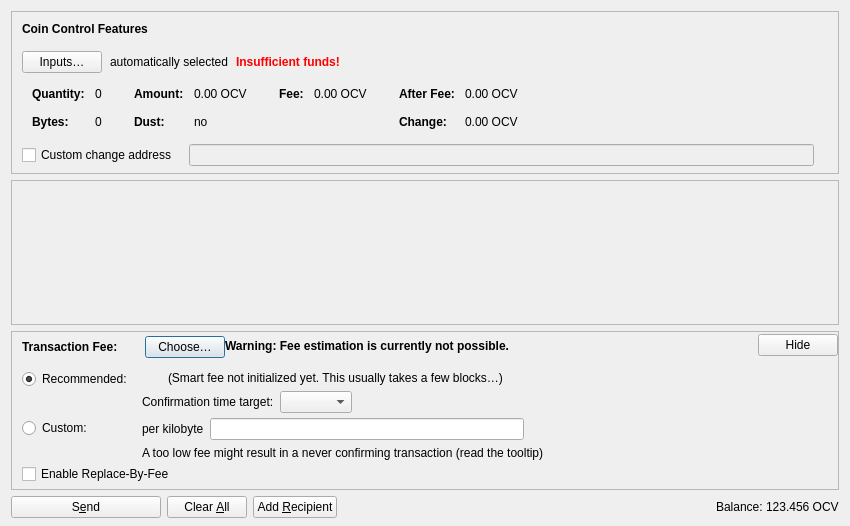
<?xml version="1.0" encoding="UTF-8"?>
<ui version="4.0">
 <class>SendCoinsDialog</class>
 <widget class="QDialog" name="SendCoinsDialog">
  <property name="geometry">
   <rect>
    <x>0</x>
    <y>0</y>
    <width>850</width>
    <height>526</height>
   </rect>
  </property>
  <property name="windowTitle">
   <string>Send Coins</string>
  </property>
  <layout class="QVBoxLayout" name="verticalLayout" stretch="0,1,0,0">
   <property name="bottomMargin">
    <number>8</number>
   </property>
   <item>
    <widget class="QFrame" name="frameCoinControl">
     <property name="sizePolicy">
      <sizepolicy hsizetype="Expanding" vsizetype="Expanding">
       <horstretch>0</horstretch>
       <verstretch>0</verstretch>
      </sizepolicy>
     </property>
     <property name="maximumSize">
      <size>
       <width>16777215</width>
       <height>16777215</height>
      </size>
     </property>
     <property name="frameShape">
      <enum>QFrame::StyledPanel</enum>
     </property>
     <property name="frameShadow">
      <enum>QFrame::Sunken</enum>
     </property>
     <layout class="QVBoxLayout" name="verticalLayoutCoinControl2">
      <property name="spacing">
       <number>0</number>
      </property>
      <property name="leftMargin">
       <number>0</number>
      </property>
      <property name="topMargin">
       <number>0</number>
      </property>
      <property name="rightMargin">
       <number>0</number>
      </property>
      <property name="bottomMargin">
       <number>6</number>
      </property>
      <item>
       <layout class="QVBoxLayout" name="verticalLayoutCoinControl" stretch="0,0,0,0,1">
        <property name="spacing">
         <number>0</number>
        </property>
        <property name="leftMargin">
         <number>10</number>
        </property>
        <property name="topMargin">
         <number>10</number>
        </property>
        <item>
         <layout class="QHBoxLayout" name="horizontalLayoutCoinControl1">
          <property name="bottomMargin">
           <number>15</number>
          </property>
          <item>
           <widget class="QLabel" name="labelCoinControlFeatures">
            <property name="sizePolicy">
             <sizepolicy hsizetype="Preferred" vsizetype="Maximum">
              <horstretch>0</horstretch>
              <verstretch>0</verstretch>
             </sizepolicy>
            </property>
            <property name="font">
             <font>
              <weight>75</weight>
              <bold>true</bold>
             </font>
            </property>
            <property name="styleSheet">
             <string notr="true">font-weight:bold;</string>
            </property>
            <property name="text">
             <string>Coin Control Features</string>
            </property>
           </widget>
          </item>
         </layout>
        </item>
        <item>
         <layout class="QHBoxLayout" name="horizontalLayoutCoinControl2" stretch="0,0,0,0">
          <property name="spacing">
           <number>8</number>
          </property>
          <property name="bottomMargin">
           <number>10</number>
          </property>
          <item>
           <widget class="QPushButton" name="pushButtonCoinControl">
            <property name="styleSheet">
             <string notr="true"/>
            </property>
            <property name="text">
             <string>Inputs…</string>
            </property>
            <property name="autoDefault">
             <bool>false</bool>
            </property>
           </widget>
          </item>
          <item>
           <widget class="QLabel" name="labelCoinControlAutomaticallySelected">
            <property name="text">
             <string>automatically selected</string>
            </property>
            <property name="margin">
             <number>5</number>
            </property>
           </widget>
          </item>
          <item>
           <widget class="QLabel" name="labelCoinControlInsuffFunds">
            <property name="font">
             <font>
              <weight>75</weight>
              <bold>true</bold>
             </font>
            </property>
            <property name="styleSheet">
             <string notr="true">color:red;font-weight:bold;</string>
            </property>
            <property name="text">
             <string>Insufficient funds!</string>
            </property>
            <property name="margin">
             <number>5</number>
            </property>
           </widget>
          </item>
          <item>
           <spacer name="horizontalSpacerCoinControl">
            <property name="orientation">
             <enum>Qt::Horizontal</enum>
            </property>
            <property name="sizeHint" stdset="0">
             <size>
              <width>40</width>
              <height>1</height>
             </size>
            </property>
           </spacer>
          </item>
         </layout>
        </item>
        <item>
         <widget class="QWidget" name="widgetCoinControl" native="true">
          <property name="sizePolicy">
           <sizepolicy hsizetype="Preferred" vsizetype="Preferred">
            <horstretch>0</horstretch>
            <verstretch>0</verstretch>
           </sizepolicy>
          </property>
          <property name="minimumSize">
           <size>
            <width>0</width>
            <height>0</height>
           </size>
          </property>
          <property name="styleSheet">
           <string notr="true"/>
          </property>
          <layout class="QHBoxLayout" name="horizontalLayoutCoinControl5">
           <property name="leftMargin">
            <number>0</number>
           </property>
           <property name="topMargin">
            <number>0</number>
           </property>
           <property name="rightMargin">
            <number>0</number>
           </property>
           <property name="bottomMargin">
            <number>0</number>
           </property>
           <item>
            <layout class="QHBoxLayout" name="horizontalLayoutCoinControl3" stretch="0,0,0,1">
             <property name="spacing">
              <number>20</number>
             </property>
             <property name="topMargin">
              <number>0</number>
             </property>
             <property name="bottomMargin">
              <number>10</number>
             </property>
             <item>
              <layout class="QFormLayout" name="formLayoutCoinControl1">
               <property name="horizontalSpacing">
                <number>10</number>
               </property>
               <property name="verticalSpacing">
                <number>14</number>
               </property>
               <property name="leftMargin">
                <number>10</number>
               </property>
               <property name="topMargin">
                <number>4</number>
               </property>
               <property name="rightMargin">
                <number>6</number>
               </property>
               <item row="0" column="0">
                <widget class="QLabel" name="labelCoinControlQuantityText">
                 <property name="font">
                  <font>
                   <weight>75</weight>
                   <bold>true</bold>
                  </font>
                 </property>
                 <property name="text">
                  <string>Quantity:</string>
                 </property>
                 <property name="margin">
                  <number>0</number>
                 </property>
                </widget>
               </item>
               <item row="0" column="1">
                <widget class="QLabel" name="labelCoinControlQuantity">
                 <property name="cursor">
                  <cursorShape>IBeamCursor</cursorShape>
                 </property>
                 <property name="contextMenuPolicy">
                  <enum>Qt::ActionsContextMenu</enum>
                 </property>
                 <property name="text">
                  <string notr="true">0</string>
                 </property>
                 <property name="margin">
                  <number>0</number>
                 </property>
                 <property name="textInteractionFlags">
                  <set>Qt::LinksAccessibleByMouse|Qt::TextSelectableByKeyboard|Qt::TextSelectableByMouse</set>
                 </property>
                </widget>
               </item>
               <item row="1" column="0">
                <widget class="QLabel" name="labelCoinControlBytesText">
                 <property name="font">
                  <font>
                   <weight>75</weight>
                   <bold>true</bold>
                  </font>
                 </property>
                 <property name="text">
                  <string>Bytes:</string>
                 </property>
                </widget>
               </item>
               <item row="1" column="1">
                <widget class="QLabel" name="labelCoinControlBytes">
                 <property name="cursor">
                  <cursorShape>IBeamCursor</cursorShape>
                 </property>
                 <property name="contextMenuPolicy">
                  <enum>Qt::ActionsContextMenu</enum>
                 </property>
                 <property name="text">
                  <string notr="true">0</string>
                 </property>
                 <property name="textInteractionFlags">
                  <set>Qt::LinksAccessibleByMouse|Qt::TextSelectableByKeyboard|Qt::TextSelectableByMouse</set>
                 </property>
                </widget>
               </item>
              </layout>
             </item>
             <item>
              <layout class="QFormLayout" name="formLayoutCoinControl2">
               <property name="horizontalSpacing">
                <number>10</number>
               </property>
               <property name="verticalSpacing">
                <number>14</number>
               </property>
               <property name="leftMargin">
                <number>6</number>
               </property>
               <property name="topMargin">
                <number>4</number>
               </property>
               <property name="rightMargin">
                <number>6</number>
               </property>
               <item row="0" column="0">
                <widget class="QLabel" name="labelCoinControlAmountText">
                 <property name="font">
                  <font>
                   <weight>75</weight>
                   <bold>true</bold>
                  </font>
                 </property>
                 <property name="text">
                  <string>Amount:</string>
                 </property>
                 <property name="margin">
                  <number>0</number>
                 </property>
                </widget>
               </item>
               <item row="0" column="1">
                <widget class="QLabel" name="labelCoinControlAmount">
                 <property name="cursor">
                  <cursorShape>IBeamCursor</cursorShape>
                 </property>
                 <property name="contextMenuPolicy">
                  <enum>Qt::ActionsContextMenu</enum>
                 </property>
                 <property name="text">
                  <string notr="true">0.00 OCV</string>
                 </property>
                 <property name="textInteractionFlags">
                  <set>Qt::LinksAccessibleByMouse|Qt::TextSelectableByKeyboard|Qt::TextSelectableByMouse</set>
                 </property>
                </widget>
               </item>
               <item row="1" column="0">
                <widget class="QLabel" name="labelCoinControlLowOutputText">
                 <property name="font">
                  <font>
                   <weight>75</weight>
                   <bold>true</bold>
                  </font>
                 </property>
                 <property name="text">
                  <string>Dust:</string>
                 </property>
                </widget>
               </item>
               <item row="1" column="1">
                <widget class="QLabel" name="labelCoinControlLowOutput">
                 <property name="cursor">
                  <cursorShape>IBeamCursor</cursorShape>
                 </property>
                 <property name="contextMenuPolicy">
                  <enum>Qt::ActionsContextMenu</enum>
                 </property>
                 <property name="text">
                  <string notr="true">no</string>
                 </property>
                 <property name="textInteractionFlags">
                  <set>Qt::LinksAccessibleByMouse|Qt::TextSelectableByKeyboard|Qt::TextSelectableByMouse</set>
                 </property>
                </widget>
               </item>
              </layout>
             </item>
             <item>
              <layout class="QFormLayout" name="formLayoutCoinControl3">
               <property name="horizontalSpacing">
                <number>10</number>
               </property>
               <property name="verticalSpacing">
                <number>14</number>
               </property>
               <property name="leftMargin">
                <number>6</number>
               </property>
               <property name="topMargin">
                <number>4</number>
               </property>
               <property name="rightMargin">
                <number>6</number>
               </property>
               <item row="0" column="0">
                <widget class="QLabel" name="labelCoinControlFeeText">
                 <property name="font">
                  <font>
                   <weight>75</weight>
                   <bold>true</bold>
                  </font>
                 </property>
                 <property name="text">
                  <string>Fee:</string>
                 </property>
                 <property name="margin">
                  <number>0</number>
                 </property>
                </widget>
               </item>
               <item row="0" column="1">
                <widget class="QLabel" name="labelCoinControlFee">
                 <property name="cursor">
                  <cursorShape>IBeamCursor</cursorShape>
                 </property>
                 <property name="contextMenuPolicy">
                  <enum>Qt::ActionsContextMenu</enum>
                 </property>
                 <property name="text">
                  <string notr="true">0.00 OCV</string>
                 </property>
                 <property name="textInteractionFlags">
                  <set>Qt::LinksAccessibleByMouse|Qt::TextSelectableByKeyboard|Qt::TextSelectableByMouse</set>
                 </property>
                </widget>
               </item>
              </layout>
             </item>
             <item>
              <layout class="QFormLayout" name="formLayoutCoinControl4">
               <property name="horizontalSpacing">
                <number>10</number>
               </property>
               <property name="verticalSpacing">
                <number>14</number>
               </property>
               <property name="leftMargin">
                <number>6</number>
               </property>
               <property name="topMargin">
                <number>4</number>
               </property>
               <property name="rightMargin">
                <number>6</number>
               </property>
               <item row="0" column="0">
                <widget class="QLabel" name="labelCoinControlAfterFeeText">
                 <property name="font">
                  <font>
                   <weight>75</weight>
                   <bold>true</bold>
                  </font>
                 </property>
                 <property name="text">
                  <string>After Fee:</string>
                 </property>
                 <property name="margin">
                  <number>0</number>
                 </property>
                </widget>
               </item>
               <item row="0" column="1">
                <widget class="QLabel" name="labelCoinControlAfterFee">
                 <property name="cursor">
                  <cursorShape>IBeamCursor</cursorShape>
                 </property>
                 <property name="contextMenuPolicy">
                  <enum>Qt::ActionsContextMenu</enum>
                 </property>
                 <property name="text">
                  <string notr="true">0.00 OCV</string>
                 </property>
                 <property name="textInteractionFlags">
                  <set>Qt::LinksAccessibleByMouse|Qt::TextSelectableByKeyboard|Qt::TextSelectableByMouse</set>
                 </property>
                </widget>
               </item>
               <item row="1" column="0">
                <widget class="QLabel" name="labelCoinControlChangeText">
                 <property name="font">
                  <font>
                   <weight>75</weight>
                   <bold>true</bold>
                  </font>
                 </property>
                 <property name="text">
                  <string>Change:</string>
                 </property>
                </widget>
               </item>
               <item row="1" column="1">
                <widget class="QLabel" name="labelCoinControlChange">
                 <property name="cursor">
                  <cursorShape>IBeamCursor</cursorShape>
                 </property>
                 <property name="contextMenuPolicy">
                  <enum>Qt::ActionsContextMenu</enum>
                 </property>
                 <property name="text">
                  <string notr="true">0.00 OCV</string>
                 </property>
                 <property name="textInteractionFlags">
                  <set>Qt::LinksAccessibleByMouse|Qt::TextSelectableByKeyboard|Qt::TextSelectableByMouse</set>
                 </property>
                </widget>
               </item>
              </layout>
             </item>
            </layout>
           </item>
          </layout>
         </widget>
        </item>
        <item>
         <layout class="QHBoxLayout" name="horizontalLayoutCoinControl4" stretch="0,0,0">
          <property name="spacing">
           <number>12</number>
          </property>
          <property name="sizeConstraint">
           <enum>QLayout::SetDefaultConstraint</enum>
          </property>
          <property name="topMargin">
           <number>5</number>
          </property>
          <property name="rightMargin">
           <number>5</number>
          </property>
          <item>
           <widget class="QCheckBox" name="checkBoxCoinControlChange">
            <property name="toolTip">
             <string>If this is activated, but the change address is empty or invalid, change will be sent to a newly generated address.</string>
            </property>
            <property name="text">
             <string>Custom change address</string>
            </property>
           </widget>
          </item>
          <item>
           <widget class="QValidatedLineEdit" name="lineEditCoinControlChange">
            <property name="enabled">
             <bool>false</bool>
            </property>
            <property name="sizePolicy">
             <sizepolicy hsizetype="Expanding" vsizetype="Fixed">
              <horstretch>0</horstretch>
              <verstretch>0</verstretch>
             </sizepolicy>
            </property>
           </widget>
          </item>
          <item>
           <widget class="QLabel" name="labelCoinControlChangeLabel">
            <property name="sizePolicy">
             <sizepolicy hsizetype="Preferred" vsizetype="Expanding">
              <horstretch>0</horstretch>
              <verstretch>0</verstretch>
             </sizepolicy>
            </property>
            <property name="minimumSize">
             <size>
              <width>0</width>
              <height>0</height>
             </size>
            </property>
            <property name="text">
             <string/>
            </property>
            <property name="margin">
             <number>3</number>
            </property>
           </widget>
          </item>
         </layout>
        </item>
        <item>
         <spacer name="verticalSpacerCoinControl">
          <property name="orientation">
           <enum>Qt::Vertical</enum>
          </property>
          <property name="sizeHint" stdset="0">
           <size>
            <width>800</width>
            <height>1</height>
           </size>
          </property>
         </spacer>
        </item>
       </layout>
      </item>
     </layout>
    </widget>
   </item>
   <item>
    <widget class="QScrollArea" name="scrollArea">
     <property name="widgetResizable">
      <bool>true</bool>
     </property>
     <widget class="QWidget" name="scrollAreaWidgetContents">
      <property name="geometry">
       <rect>
        <x>0</x>
        <y>0</y>
        <width>830</width>
        <height>104</height>
       </rect>
      </property>
      <layout class="QVBoxLayout" name="verticalLayout_2" stretch="0,1">
       <property name="leftMargin">
        <number>0</number>
       </property>
       <property name="topMargin">
        <number>0</number>
       </property>
       <property name="rightMargin">
        <number>0</number>
       </property>
       <property name="bottomMargin">
        <number>0</number>
       </property>
       <item>
        <layout class="QVBoxLayout" name="entries">
         <property name="spacing">
          <number>6</number>
         </property>
        </layout>
       </item>
       <item>
        <spacer name="verticalSpacer">
         <property name="orientation">
          <enum>Qt::Vertical</enum>
         </property>
         <property name="sizeHint" stdset="0">
          <size>
           <width>20</width>
           <height>40</height>
          </size>
         </property>
        </spacer>
       </item>
      </layout>
     </widget>
    </widget>
   </item>
   <item>
    <widget class="QFrame" name="frameFee">
     <property name="sizePolicy">
      <sizepolicy hsizetype="Expanding" vsizetype="Expanding">
       <horstretch>0</horstretch>
       <verstretch>0</verstretch>
      </sizepolicy>
     </property>
     <property name="maximumSize">
      <size>
       <width>16777215</width>
       <height>16777215</height>
      </size>
     </property>
     <property name="frameShape">
      <enum>QFrame::StyledPanel</enum>
     </property>
     <property name="frameShadow">
      <enum>QFrame::Sunken</enum>
     </property>
     <layout class="QVBoxLayout" name="verticalLayoutFee1">
      <property name="spacing">
       <number>0</number>
      </property>
      <property name="leftMargin">
       <number>0</number>
      </property>
      <property name="topMargin">
       <number>0</number>
      </property>
      <property name="rightMargin">
       <number>0</number>
      </property>
      <property name="bottomMargin">
       <number>0</number>
      </property>
      <item>
       <layout class="QVBoxLayout" name="verticalLayoutFee2" stretch="0,0,0">
        <property name="spacing">
         <number>0</number>
        </property>
        <property name="leftMargin">
         <number>10</number>
        </property>
        <property name="topMargin">
         <number>0</number>
        </property>
        <item>
         <layout class="QHBoxLayout" name="horizontalLayoutFee1">
          <property name="bottomMargin">
           <number>0</number>
          </property>
          <item>
           <layout class="QVBoxLayout" name="verticalLayoutFee7">
            <property name="spacing">
             <number>0</number>
            </property>
            <item>
             <spacer name="verticalSpacerSmartFee">
              <property name="orientation">
               <enum>Qt::Vertical</enum>
              </property>
              <property name="sizeType">
               <enum>QSizePolicy::Fixed</enum>
              </property>
              <property name="sizeHint" stdset="0">
               <size>
                <width>1</width>
                <height>4</height>
               </size>
              </property>
             </spacer>
            </item>
            <item>
             <layout class="QHBoxLayout" name="horizontalLayoutSmartFee">
              <property name="spacing">
               <number>10</number>
              </property>
              <item>
               <widget class="QLabel" name="labelFeeHeadline">
                <property name="sizePolicy">
                 <sizepolicy hsizetype="Preferred" vsizetype="Maximum">
                  <horstretch>0</horstretch>
                  <verstretch>0</verstretch>
                 </sizepolicy>
                </property>
                <property name="font">
                 <font>
                  <weight>75</weight>
                  <bold>true</bold>
                 </font>
                </property>
                <property name="styleSheet">
                 <string notr="true">font-weight:bold;</string>
                </property>
                <property name="text">
                 <string>Transaction Fee:</string>
                </property>
               </widget>
              </item>
              <item>
               <widget class="QLabel" name="labelFeeMinimized">
                <property name="text">
                 <string/>
                </property>
               </widget>
              </item>
              <item>
               <widget class="QPushButton" name="buttonChooseFee">
                <property name="text">
                 <string>Choose…</string>
                </property>
               </widget>
              </item>
             </layout>
            </item>
            <item>
             <spacer name="verticalSpacer_5">
              <property name="orientation">
               <enum>Qt::Vertical</enum>
              </property>
              <property name="sizeHint" stdset="0">
               <size>
                <width>1</width>
                <height>1</height>
               </size>
              </property>
             </spacer>
            </item>
           </layout>
          </item>
          <item>
           <widget class="QLabel" name="fallbackFeeWarningLabel">
            <property name="toolTip">
             <string>Using the fallbackfee can result in sending a transaction that will take several hours or days (or never) to confirm. Consider choosing your fee manually or wait until you have validated the complete chain.</string>
            </property>
            <property name="font">
            <font>
                <weight>75</weight>
                <bold>true</bold>
            </font>
            </property>
            <property name="text">
             <string>Warning: Fee estimation is currently not possible.</string>
            </property>
            <property name="wordWrap">
             <bool>false</bool>
            </property>
           </widget>
          </item>
          <item>
           <spacer name="horizontalSpacer_4">
            <property name="orientation">
             <enum>Qt::Horizontal</enum>
            </property>
            <property name="sizeType">
             <enum>QSizePolicy::MinimumExpanding</enum>
            </property>
            <property name="sizeHint" stdset="0">
             <size>
              <width>40</width>
              <height>20</height>
             </size>
            </property>
           </spacer>
          </item>
          <item>
           <widget class="QPushButton" name="buttonMinimizeFee">
            <property name="toolTip">
             <string>Hide transaction fee settings</string>
            </property>
            <property name="text">
             <string>Hide</string>
            </property>
           </widget>
          </item>
         </layout>
        </item>
        <item>
         <widget class="QFrame" name="frameFeeSelection">
          <layout class="QVBoxLayout" name="verticalLayoutFee12">
           <property name="spacing">
            <number>0</number>
           </property>
           <property name="leftMargin">
            <number>0</number>
           </property>
           <property name="topMargin">
            <number>0</number>
           </property>
           <property name="rightMargin">
            <number>0</number>
           </property>
           <property name="bottomMargin">
            <number>0</number>
           </property>
           <item>
            <layout class="QGridLayout" name="gridLayoutFee">
             <property name="topMargin">
              <number>10</number>
             </property>
             <property name="bottomMargin">
              <number>4</number>
             </property>
             <property name="horizontalSpacing">
              <number>10</number>
             </property>
             <property name="verticalSpacing">
              <number>4</number>
             </property>
             <item row="1" column="1">
              <layout class="QVBoxLayout" name="verticalLayoutFee8">
               <property name="spacing">
                <number>6</number>
               </property>
               <item>
                <layout class="QHBoxLayout" name="horizontalLayoutFee13">
                 <item>
                  <widget class="QLabel" name="labelCustomPerKilobyte">
                   <property name="toolTip">
                    <string>Specify a custom fee per kB (1,000 bytes) of the transaction's virtual size.

Note:  Since the fee is calculated on a per-byte basis, a fee rate of "100 satoshis per kvB" for a transaction size of 500 virtual bytes (half of 1 kvB) would ultimately yield a fee of only 50 satoshis.</string>
                   </property>
                   <property name="text">
                    <string>per kilobyte</string>
                   </property>
                  </widget>
                 </item>
                 <item>
                  <widget class="OcvcoinAmountField" name="customFee"/>
                 </item>
                 <item>
                  <spacer name="horizontalSpacer_6">
                   <property name="orientation">
                    <enum>Qt::Horizontal</enum>
                   </property>
                   <property name="sizeHint" stdset="0">
                    <size>
                     <width>1</width>
                     <height>1</height>
                    </size>
                   </property>
                  </spacer>
                 </item>
                </layout>
               </item>
               <item>
                <layout class="QHBoxLayout" name="horizontalLayoutFee8">
                 <item>
                  <widget class="QLabel" name="labelCustomFeeWarning">
                   <property name="enabled">
                    <bool>true</bool>
                   </property>
                   <property name="toolTip">
                    <string>When there is less transaction volume than space in the blocks, miners as well as relaying nodes may enforce a minimum fee. Paying only this minimum fee is just fine, but be aware that this can result in a never confirming transaction once there is more demand for ocvcoin transactions than the network can process.</string>
                   </property>
                   <property name="text">
                    <string>A too low fee might result in a never confirming transaction (read the tooltip)</string>
                   </property>
                  </widget>
                 </item>
                 <item>
                  <spacer name="horizontalSpacer_2">
                   <property name="orientation">
                    <enum>Qt::Horizontal</enum>
                   </property>
                   <property name="sizeHint" stdset="0">
                    <size>
                     <width>1</width>
                     <height>1</height>
                    </size>
                   </property>
                  </spacer>
                 </item>
                </layout>
               </item>
              </layout>
             </item>
             <item row="0" column="0">
              <layout class="QVBoxLayout" name="verticalLayoutFee4" stretch="0,1">
               <item>
                <widget class="QRadioButton" name="radioSmartFee">
                 <property name="text">
                  <string>Recommended:</string>
                 </property>
                 <property name="checked">
                  <bool>true</bool>
                 </property>
                 <attribute name="buttonGroup">
                  <string notr="true">groupFee</string>
                 </attribute>
                </widget>
               </item>
               <item>
                <spacer name="verticalSpacer_2">
                 <property name="orientation">
                  <enum>Qt::Vertical</enum>
                 </property>
                 <property name="sizeHint" stdset="0">
                  <size>
                   <width>1</width>
                   <height>1</height>
                  </size>
                 </property>
                </spacer>
               </item>
              </layout>
             </item>
             <item row="1" column="0">
              <layout class="QVBoxLayout" name="verticalLayoutFee9" stretch="0,1">
               <item>
                <widget class="QRadioButton" name="radioCustomFee">
                 <property name="text">
                  <string>Custom:</string>
                 </property>
                 <attribute name="buttonGroup">
                  <string notr="true">groupFee</string>
                 </attribute>
                </widget>
               </item>
               <item>
                <spacer name="verticalSpacer_6">
                 <property name="orientation">
                  <enum>Qt::Vertical</enum>
                 </property>
                 <property name="sizeHint" stdset="0">
                  <size>
                   <width>1</width>
                   <height>1</height>
                  </size>
                 </property>
                </spacer>
               </item>
              </layout>
             </item>
             <item row="0" column="1">
              <layout class="QVBoxLayout" name="verticalLayoutFee3" stretch="0,0,1">
               <property name="spacing">
                <number>6</number>
               </property>
               <property name="topMargin">
                <number>2</number>
               </property>
               <item>
                <layout class="QHBoxLayout" name="horizontalLayoutFee12">
                 <item>
                  <widget class="QLabel" name="labelSmartFee">
                   <property name="text">
                    <string/>
                   </property>
                  </widget>
                 </item>
                 <item>
                  <widget class="QLabel" name="labelFeeEstimation">
                   <property name="text">
                    <string/>
                   </property>
                  </widget>
                 </item>
                 <item>
                  <widget class="QLabel" name="labelSmartFee2">
                   <property name="text">
                    <string>(Smart fee not initialized yet. This usually takes a few blocks…)</string>
                   </property>
                  </widget>
                 </item>
                 <item>
                  <spacer name="horizontalSpacer_5">
                   <property name="orientation">
                    <enum>Qt::Horizontal</enum>
                   </property>
                   <property name="sizeHint" stdset="0">
                    <size>
                     <width>1</width>
                     <height>1</height>
                    </size>
                   </property>
                  </spacer>
                 </item>
                </layout>
               </item>
               <item>
                <layout class="QHBoxLayout" name="horizontalLayoutFee9">
                 <item>
                  <layout class="QVBoxLayout" name="verticalLayoutFee6">
                   <item>
                    <widget class="QLabel" name="labelSmartFee3">
                     <property name="text">
                      <string>Confirmation time target:</string>
                     </property>
                    </widget>
                   </item>
                  </layout>
                 </item>
                 <item>
                  <layout class="QVBoxLayout" name="verticalLayoutFee5">
                   <property name="rightMargin">
                    <number>30</number>
                   </property>
                   <item>
                    <layout class="QHBoxLayout" name="horizontalLayoutConfTarget">
                     <property name="bottomMargin">
                      <number>0</number>
                     </property>
                     <item>
                      <widget class="QComboBox" name="confTargetSelector"/>
                     </item>
                     <item>
                      <spacer name="horizontalSpacerConfTarget">
                       <property name="orientation">
                        <enum>Qt::Horizontal</enum>
                       </property>
                       <property name="sizeHint" stdset="0">
                        <size>
                         <width>40</width>
                         <height>20</height>
                        </size>
                       </property>
                      </spacer>
                     </item>
                    </layout>
                   </item>
                  </layout>
                 </item>
                </layout>
               </item>
               <item>
                <spacer name="verticalSpacer_4">
                 <property name="orientation">
                  <enum>Qt::Vertical</enum>
                 </property>
                 <property name="sizeHint" stdset="0">
                  <size>
                   <width>1</width>
                   <height>1</height>
                  </size>
                 </property>
                </spacer>
               </item>
              </layout>
             </item>
            </layout>
           </item>
           <item>
            <widget class="QCheckBox" name="optInRBF">
             <property name="text">
              <string>Enable Replace-By-Fee</string>
             </property>
             <property name="toolTip">
              <string>With Replace-By-Fee (BIP-125) you can increase a transaction's fee after it is sent. Without this, a higher fee may be recommended to compensate for increased transaction delay risk.</string>
             </property>
            </widget>
           </item>
          </layout>
         </widget>
        </item>
        <item>
         <spacer name="verticalSpacerFee">
          <property name="orientation">
           <enum>Qt::Vertical</enum>
          </property>
          <property name="sizeHint" stdset="0">
           <size>
            <width>40</width>
            <height>5</height>
           </size>
          </property>
         </spacer>
        </item>
       </layout>
      </item>
     </layout>
    </widget>
   </item>
   <item>
    <layout class="QHBoxLayout" name="horizontalLayout">
     <item>
      <widget class="QPushButton" name="sendButton">
       <property name="minimumSize">
        <size>
         <width>150</width>
         <height>0</height>
        </size>
       </property>
       <property name="toolTip">
        <string>Confirm the send action</string>
       </property>
       <property name="text">
        <string>S&amp;end</string>
       </property>
       <property name="icon">
        <iconset resource="../ocvcoin.qrc">
         <normaloff>:/icons/send</normaloff>:/icons/send</iconset>
       </property>
       <property name="autoDefault">
        <bool>false</bool>
       </property>
       <property name="default">
        <bool>false</bool>
       </property>
      </widget>
     </item>
     <item>
      <widget class="QPushButton" name="clearButton">
       <property name="sizePolicy">
        <sizepolicy hsizetype="Minimum" vsizetype="Fixed">
         <horstretch>0</horstretch>
         <verstretch>0</verstretch>
        </sizepolicy>
       </property>
       <property name="toolTip">
        <string>Clear all fields of the form.</string>
       </property>
       <property name="text">
        <string>Clear &amp;All</string>
       </property>
       <property name="icon">
        <iconset resource="../ocvcoin.qrc">
         <normaloff>:/icons/remove</normaloff>:/icons/remove</iconset>
       </property>
       <property name="autoDefault">
        <bool>false</bool>
       </property>
      </widget>
     </item>
     <item>
      <widget class="QPushButton" name="addButton">
       <property name="toolTip">
        <string>Send to multiple recipients at once</string>
       </property>
       <property name="text">
        <string>Add &amp;Recipient</string>
       </property>
       <property name="icon">
        <iconset resource="../ocvcoin.qrc">
         <normaloff>:/icons/add</normaloff>:/icons/add</iconset>
       </property>
       <property name="autoDefault">
        <bool>false</bool>
       </property>
      </widget>
     </item>
     <item>
      <spacer name="horizontalSpacer">
       <property name="orientation">
        <enum>Qt::Horizontal</enum>
       </property>
       <property name="sizeHint" stdset="0">
        <size>
         <width>40</width>
         <height>20</height>
        </size>
       </property>
      </spacer>
     </item>
     <item>
      <layout class="QHBoxLayout" name="horizontalLayout_2">
       <property name="spacing">
        <number>3</number>
       </property>
       <item>
        <widget class="QLabel" name="labelBalanceName">
         <property name="sizePolicy">
          <sizepolicy hsizetype="Preferred" vsizetype="Fixed">
           <horstretch>0</horstretch>
           <verstretch>0</verstretch>
          </sizepolicy>
         </property>
         <property name="text">
          <string>Balance:</string>
         </property>
        </widget>
       </item>
       <item>
        <widget class="QLabel" name="labelBalance">
         <property name="sizePolicy">
          <sizepolicy hsizetype="Preferred" vsizetype="Fixed">
           <horstretch>0</horstretch>
           <verstretch>0</verstretch>
          </sizepolicy>
         </property>
         <property name="cursor">
          <cursorShape>IBeamCursor</cursorShape>
         </property>
         <property name="text">
          <string notr="true">123.456 OCV</string>
         </property>
         <property name="textInteractionFlags">
          <set>Qt::LinksAccessibleByMouse|Qt::TextSelectableByKeyboard|Qt::TextSelectableByMouse</set>
         </property>
        </widget>
       </item>
      </layout>
     </item>
    </layout>
   </item>
  </layout>
 </widget>
 <customwidgets>
  <customwidget>
   <class>QValidatedLineEdit</class>
   <extends>QLineEdit</extends>
   <header>qt/qvalidatedlineedit.h</header>
  </customwidget>
  <customwidget>
   <class>OcvcoinAmountField</class>
   <extends>QLineEdit</extends>
   <header>qt/ocvcoinamountfield.h</header>
   <container>1</container>
  </customwidget>
 </customwidgets>
 <resources>
  <include location="../ocvcoin.qrc"/>
 </resources>
 <connections/>
 <buttongroups>
  <buttongroup name="groupFee"/>
 </buttongroups>
</ui>
